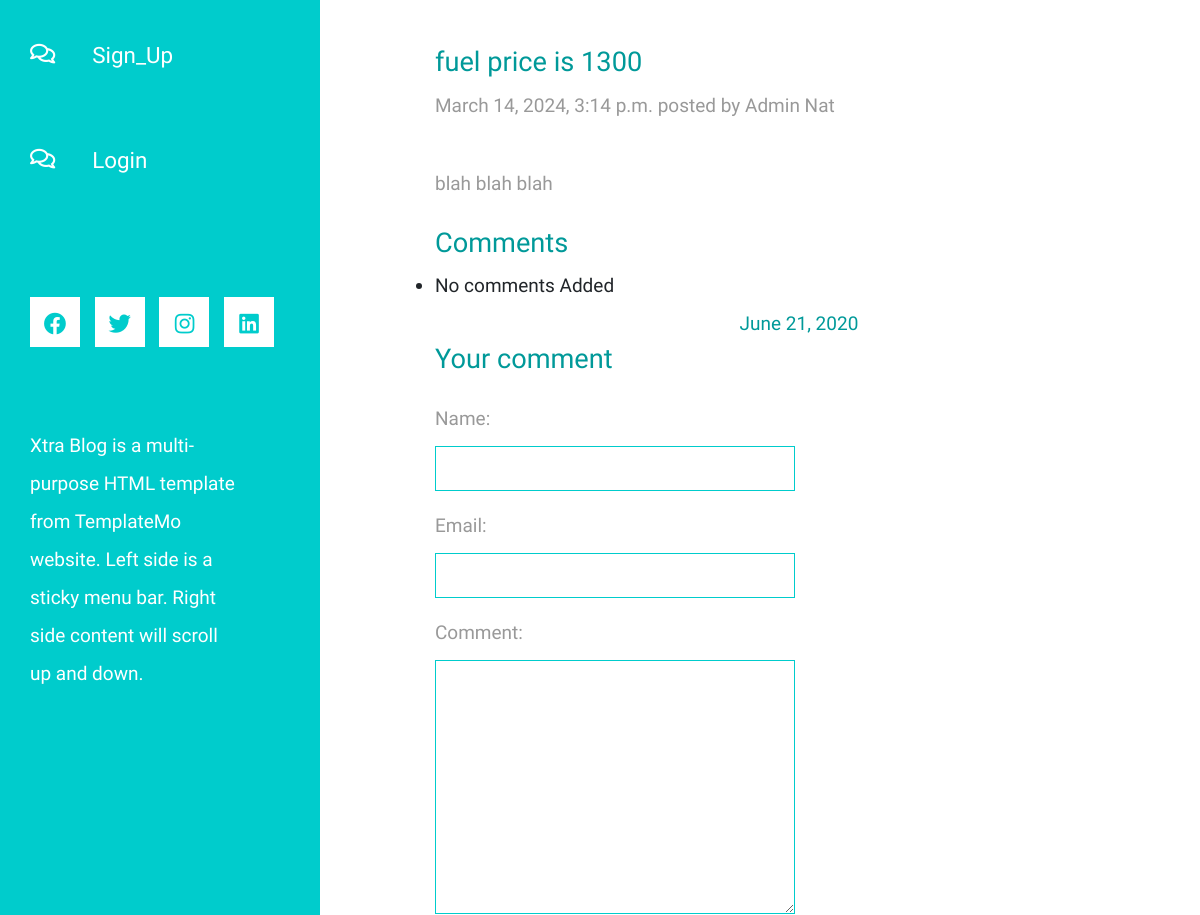
/post/1/ (middle part), run on an earlier commit of the app's database.
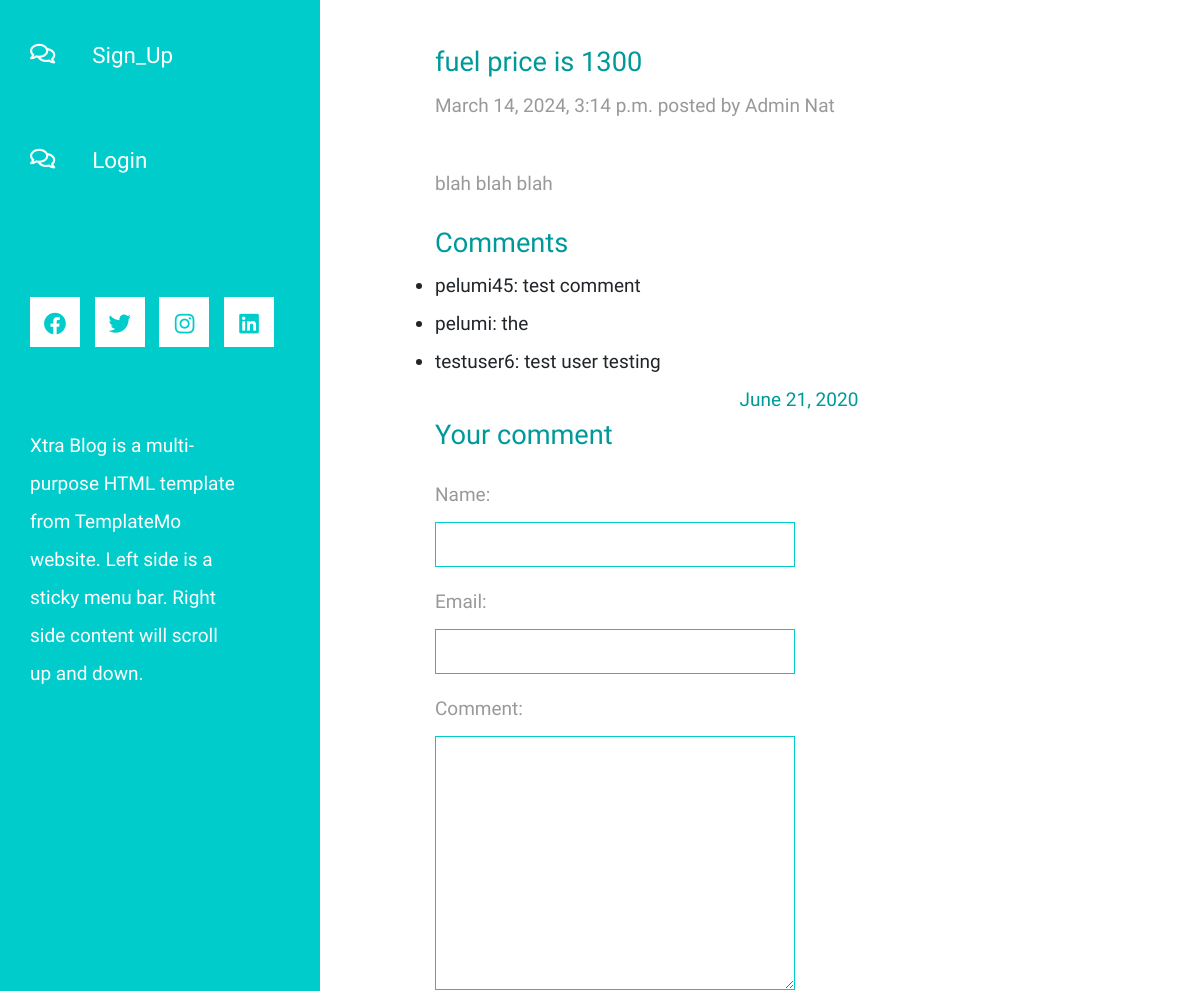
And on a later commit of the database.
### blogapp/models.py (models this page shows, shortened)
class CommentPost(models.Model):
    name=models.CharField(max_length=100)
    email = models.EmailField(max_length=100)
    comment=models.TextField()
    blog=models.ForeignKey(BlogPost,on_delete=models.CASCADE,default=1)
    timestamp=models.DateTimeField(auto_now_add=True)

### blogapp/views.py (the view, shortened to what this page needs)
# urls.py: path('post/<int:blog_id>/', blog_details_view, name="post_detail"),
def blog_details_view(request, blog_id):
    form=CommentPostForm()
    blog_post= BlogPost.objects.get(id=blog_id)
    categories= Category.objects.all()
    print(request.COOKIES)
    similar_posts= BlogPost.objects.filter(category=blog_post.category).exclude(id=blog_post.id)
    comment=CommentPost.objects.filter(blog=blog_post)
    context= {
        "post": blog_post,
        "categories": categories,
        "similar_posts": similar_posts,
        "form":form,
        "comments":comment,
    }
    return render(request, "main/post.html", context)

### blogapp/forms.py
class CommentPostForm(forms.ModelForm):
    class Meta:
        model=CommentPost
        fields=["name","email","comment"]
        widgets={
            "name":forms.TextInput(attrs={'class':'form-control'}),
            "email":forms.EmailInput(attrs={'class':'form-control'}),
            "comment":forms.Textarea(attrs={'class':'form-control '}),
        }

### templates/main/post.html (shortened to what this page needs)
{%extends "base.html" %}
  {%load static%}
  {%block content%}
            <div class="row tm-row">
                <div class="col-12">
                </div>
            </div>
            <div class="row tm-row">
                <div class="col-lg-8 tm-post-col">
                    <div class="tm-post-full">
                        <div class="mb-4">
                            <h2 class="pt-2 tm-color-primary tm-post-title">{{post.title}}</h2>
                            <p class="tm-mb-40">{{post.published_date}} posted by Admin Nat</p>
                            <p>
                                {{post.content}}
                            </p>
                        </div>
                        <div>
                            <h2 class="tm-color-primary tm-post-title">Comments</h2>
                            <ul>
                                {%if comments%}
                                {%for comment in comments%}
                                <li>{{comment.name}}:
                                    {{comment.comment}}
                                </li>
                                {%endfor%}
                                {%else%}
                                <li>No comments Added</li>
                            {%endif%}
                              </ul>
                                <span class="d-block text-right tm-color-primary">June 21, 2020</span>
                            </div>
                            <form action="" method="post" class="mb-5 tm-comment-form">
                                <h2 class="tm-color-primary tm-post-title mb-4">Your comment</h2>
                                {{form.as_p}}
                            </form>
                        </div>
                    </div>
                </div>
            </div>
{%endblock content %}

What changed in the data, as far as the page shows it:
added CommentPost: name "pelumi45", comment "test comment"
added CommentPost: name "pelumi", comment "the"
added CommentPost: name "testuser6", comment "test user testing"
Also different on the page:
text no longer shown: "No comments Added"
